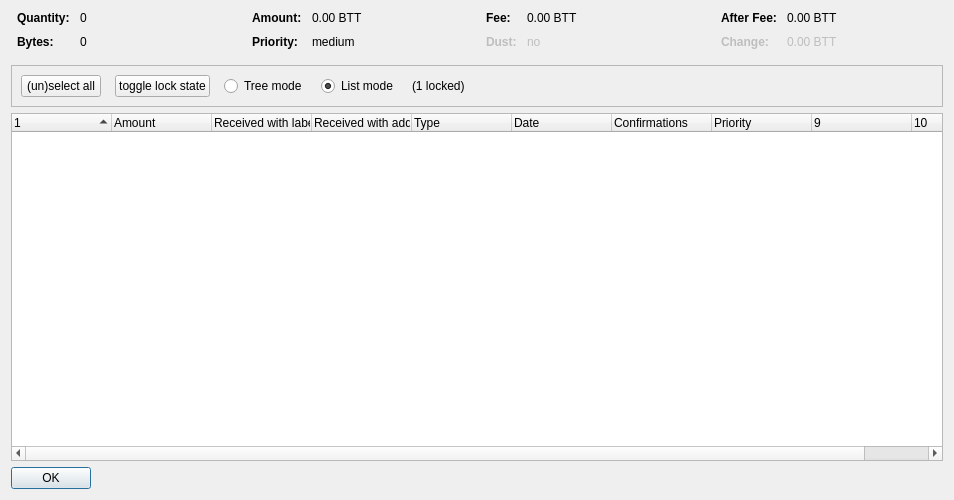
<?xml version="1.0" encoding="UTF-8"?>
<ui version="4.0">
 <class>CoinControlDialog</class>
 <widget class="QDialog" name="CoinControlDialog">
  <property name="geometry">
   <rect>
    <x>0</x>
    <y>0</y>
    <width>954</width>
    <height>500</height>
   </rect>
  </property>
  <property name="windowTitle">
   <string>Coin Selection</string>
  </property>
  <layout class="QVBoxLayout" name="verticalLayout">
   <item>
    <layout class="QHBoxLayout" name="horizontalLayoutTop" stretch="0,0,0,0">
     <property name="topMargin">
      <number>0</number>
     </property>
     <property name="bottomMargin">
      <number>10</number>
     </property>
     <item>
      <layout class="QFormLayout" name="formLayoutCoinControl1">
       <property name="horizontalSpacing">
        <number>10</number>
       </property>
       <property name="verticalSpacing">
        <number>10</number>
       </property>
       <property name="leftMargin">
        <number>6</number>
       </property>
       <property name="rightMargin">
        <number>6</number>
       </property>
       <item row="0" column="0">
        <widget class="QLabel" name="labelCoinControlQuantityText">
         <property name="font">
          <font>
           <weight>75</weight>
           <bold>true</bold>
          </font>
         </property>
         <property name="text">
          <string>Quantity:</string>
         </property>
        </widget>
       </item>
       <item row="0" column="1">
        <widget class="QLabel" name="labelCoinControlQuantity">
         <property name="cursor">
          <cursorShape>IBeamCursor</cursorShape>
         </property>
         <property name="contextMenuPolicy">
          <enum>Qt::ActionsContextMenu</enum>
         </property>
         <property name="text">
          <string notr="true">0</string>
         </property>
         <property name="textInteractionFlags">
          <set>Qt::LinksAccessibleByMouse|Qt::TextSelectableByKeyboard|Qt::TextSelectableByMouse</set>
         </property>
        </widget>
       </item>
       <item row="1" column="0">
        <widget class="QLabel" name="labelCoinControlBytesText">
         <property name="font">
          <font>
           <weight>75</weight>
           <bold>true</bold>
          </font>
         </property>
         <property name="text">
          <string>Bytes:</string>
         </property>
        </widget>
       </item>
       <item row="1" column="1">
        <widget class="QLabel" name="labelCoinControlBytes">
         <property name="cursor">
          <cursorShape>IBeamCursor</cursorShape>
         </property>
         <property name="contextMenuPolicy">
          <enum>Qt::ActionsContextMenu</enum>
         </property>
         <property name="text">
          <string notr="true">0</string>
         </property>
         <property name="textInteractionFlags">
          <set>Qt::LinksAccessibleByMouse|Qt::TextSelectableByKeyboard|Qt::TextSelectableByMouse</set>
         </property>
        </widget>
       </item>
      </layout>
     </item>
     <item>
      <layout class="QFormLayout" name="formLayoutCoinControl2">
       <property name="horizontalSpacing">
        <number>10</number>
       </property>
       <property name="verticalSpacing">
        <number>10</number>
       </property>
       <property name="leftMargin">
        <number>6</number>
       </property>
       <property name="rightMargin">
        <number>6</number>
       </property>
       <item row="0" column="0">
        <widget class="QLabel" name="labelCoinControlAmountText">
         <property name="font">
          <font>
           <weight>75</weight>
           <bold>true</bold>
          </font>
         </property>
         <property name="text">
          <string>Amount:</string>
         </property>
        </widget>
       </item>
       <item row="0" column="1">
        <widget class="QLabel" name="labelCoinControlAmount">
         <property name="cursor">
          <cursorShape>IBeamCursor</cursorShape>
         </property>
         <property name="contextMenuPolicy">
          <enum>Qt::ActionsContextMenu</enum>
         </property>
         <property name="text">
          <string notr="true">0.00 BTT</string>
         </property>
         <property name="textInteractionFlags">
          <set>Qt::LinksAccessibleByMouse|Qt::TextSelectableByKeyboard|Qt::TextSelectableByMouse</set>
         </property>
        </widget>
       </item>
       <item row="1" column="0">
        <widget class="QLabel" name="labelCoinControlPriorityText">
         <property name="font">
          <font>
           <weight>75</weight>
           <bold>true</bold>
          </font>
         </property>
         <property name="text">
          <string>Priority:</string>
         </property>
        </widget>
       </item>
       <item row="1" column="1">
        <widget class="QLabel" name="labelCoinControlPriority">
         <property name="cursor">
          <cursorShape>IBeamCursor</cursorShape>
         </property>
         <property name="contextMenuPolicy">
          <enum>Qt::ActionsContextMenu</enum>
         </property>
         <property name="text">
          <string>medium</string>
         </property>
         <property name="textInteractionFlags">
          <set>Qt::LinksAccessibleByMouse|Qt::TextSelectableByKeyboard|Qt::TextSelectableByMouse</set>
         </property>
        </widget>
       </item>
      </layout>
     </item>
     <item>
      <layout class="QFormLayout" name="formLayoutCoinControl3">
       <property name="horizontalSpacing">
        <number>10</number>
       </property>
       <property name="verticalSpacing">
        <number>10</number>
       </property>
       <property name="leftMargin">
        <number>6</number>
       </property>
       <property name="rightMargin">
        <number>6</number>
       </property>
       <item row="0" column="0">
        <widget class="QLabel" name="labelCoinControlFeeText">
         <property name="font">
          <font>
           <weight>75</weight>
           <bold>true</bold>
          </font>
         </property>
         <property name="text">
          <string>Fee:</string>
         </property>
        </widget>
       </item>
       <item row="0" column="1">
        <widget class="QLabel" name="labelCoinControlFee">
         <property name="cursor">
          <cursorShape>IBeamCursor</cursorShape>
         </property>
         <property name="contextMenuPolicy">
          <enum>Qt::ActionsContextMenu</enum>
         </property>
         <property name="text">
          <string notr="true">0.00 BTT</string>
         </property>
         <property name="textInteractionFlags">
          <set>Qt::LinksAccessibleByMouse|Qt::TextSelectableByKeyboard|Qt::TextSelectableByMouse</set>
         </property>
        </widget>
       </item>
       <item row="1" column="0">
        <widget class="QLabel" name="labelCoinControlLowOutputText">
         <property name="enabled">
          <bool>false</bool>
         </property>
         <property name="font">
          <font>
           <weight>75</weight>
           <bold>true</bold>
          </font>
         </property>
         <property name="text">
          <string>Dust:</string>
         </property>
        </widget>
       </item>
       <item row="1" column="1">
        <widget class="QLabel" name="labelCoinControlLowOutput">
         <property name="enabled">
          <bool>false</bool>
         </property>
         <property name="cursor">
          <cursorShape>IBeamCursor</cursorShape>
         </property>
         <property name="contextMenuPolicy">
          <enum>Qt::ActionsContextMenu</enum>
         </property>
         <property name="text">
          <string>no</string>
         </property>
         <property name="textInteractionFlags">
          <set>Qt::LinksAccessibleByMouse|Qt::TextSelectableByKeyboard|Qt::TextSelectableByMouse</set>
         </property>
        </widget>
       </item>
      </layout>
     </item>
     <item>
      <layout class="QFormLayout" name="formLayoutCoinControl4">
       <property name="horizontalSpacing">
        <number>10</number>
       </property>
       <property name="verticalSpacing">
        <number>10</number>
       </property>
       <property name="leftMargin">
        <number>6</number>
       </property>
       <property name="rightMargin">
        <number>6</number>
       </property>
       <item row="0" column="0">
        <widget class="QLabel" name="labelCoinControlAfterFeeText">
         <property name="font">
          <font>
           <weight>75</weight>
           <bold>true</bold>
          </font>
         </property>
         <property name="text">
          <string>After Fee:</string>
         </property>
        </widget>
       </item>
       <item row="0" column="1">
        <widget class="QLabel" name="labelCoinControlAfterFee">
         <property name="cursor">
          <cursorShape>IBeamCursor</cursorShape>
         </property>
         <property name="contextMenuPolicy">
          <enum>Qt::ActionsContextMenu</enum>
         </property>
         <property name="text">
          <string notr="true">0.00 BTT</string>
         </property>
         <property name="textInteractionFlags">
          <set>Qt::LinksAccessibleByMouse|Qt::TextSelectableByKeyboard|Qt::TextSelectableByMouse</set>
         </property>
        </widget>
       </item>
       <item row="1" column="0">
        <widget class="QLabel" name="labelCoinControlChangeText">
         <property name="enabled">
          <bool>false</bool>
         </property>
         <property name="font">
          <font>
           <weight>75</weight>
           <bold>true</bold>
          </font>
         </property>
         <property name="text">
          <string>Change:</string>
         </property>
        </widget>
       </item>
       <item row="1" column="1">
        <widget class="QLabel" name="labelCoinControlChange">
         <property name="enabled">
          <bool>false</bool>
         </property>
         <property name="cursor">
          <cursorShape>IBeamCursor</cursorShape>
         </property>
         <property name="contextMenuPolicy">
          <enum>Qt::ActionsContextMenu</enum>
         </property>
         <property name="text">
          <string notr="true">0.00 BTT</string>
         </property>
         <property name="textInteractionFlags">
          <set>Qt::LinksAccessibleByMouse|Qt::TextSelectableByKeyboard|Qt::TextSelectableByMouse</set>
         </property>
        </widget>
       </item>
      </layout>
     </item>
    </layout>
   </item>
   <item>
    <widget class="QFrame" name="frame">
     <property name="minimumSize">
      <size>
       <width>0</width>
       <height>40</height>
      </size>
     </property>
     <property name="frameShape">
      <enum>QFrame::StyledPanel</enum>
     </property>
     <property name="frameShadow">
      <enum>QFrame::Sunken</enum>
     </property>
     <layout class="QHBoxLayout" name="horizontalLayout">
      <item>
       <layout class="QHBoxLayout" name="horizontalLayoutPanel" stretch="0,0,0,0,0,0">
        <property name="spacing">
         <number>14</number>
        </property>
        <item>
         <widget class="QPushButton" name="pushButtonSelectAll">
          <property name="sizePolicy">
           <sizepolicy hsizetype="Maximum" vsizetype="Fixed">
            <horstretch>0</horstretch>
            <verstretch>0</verstretch>
           </sizepolicy>
          </property>
          <property name="text">
           <string>(un)select all</string>
          </property>
          <property name="autoDefault">
           <bool>false</bool>
          </property>
         </widget>
        </item>
        <item>
         <widget class="QPushButton" name="pushButtonToggleLock">
          <property name="sizePolicy">
           <sizepolicy hsizetype="Maximum" vsizetype="Fixed">
            <horstretch>0</horstretch>
            <verstretch>0</verstretch>
           </sizepolicy>
          </property>
          <property name="text">
           <string>toggle lock state</string>
          </property>
          <property name="autoDefault">
           <bool>false</bool>
          </property>
         </widget>
        </item>
        <item>
         <widget class="QRadioButton" name="radioTreeMode">
          <property name="sizePolicy">
           <sizepolicy hsizetype="Maximum" vsizetype="Fixed">
            <horstretch>0</horstretch>
            <verstretch>0</verstretch>
           </sizepolicy>
          </property>
          <property name="text">
           <string>Tree mode</string>
          </property>
         </widget>
        </item>
        <item>
         <widget class="QRadioButton" name="radioListMode">
          <property name="sizePolicy">
           <sizepolicy hsizetype="Maximum" vsizetype="Fixed">
            <horstretch>0</horstretch>
            <verstretch>0</verstretch>
           </sizepolicy>
          </property>
          <property name="text">
           <string>List mode</string>
          </property>
          <property name="checked">
           <bool>true</bool>
          </property>
         </widget>
        </item>
        <item>
         <widget class="QLabel" name="labelLocked">
          <property name="text">
           <string>(1 locked)</string>
          </property>
         </widget>
        </item>
        <item>
         <spacer name="horizontalSpacer">
          <property name="orientation">
           <enum>Qt::Horizontal</enum>
          </property>
          <property name="sizeHint" stdset="0">
           <size>
            <width>40</width>
            <height>20</height>
           </size>
          </property>
         </spacer>
        </item>
       </layout>
      </item>
     </layout>
    </widget>
   </item>
   <item>
    <widget class="CoinControlTreeWidget" name="treeWidget">
     <property name="contextMenuPolicy">
      <enum>Qt::CustomContextMenu</enum>
     </property>
     <property name="sortingEnabled">
      <bool>false</bool>
     </property>
     <property name="columnCount">
      <number>10</number>
     </property>
     <attribute name="headerShowSortIndicator" stdset="0">
      <bool>true</bool>
     </attribute>
     <attribute name="headerStretchLastSection">
      <bool>false</bool>
     </attribute>
     <column>
      <property name="text">
       <string/>
      </property>
     </column>
     <column>
      <property name="text">
       <string>Amount</string>
      </property>
     </column>
     <column>
      <property name="text">
       <string>Received with label</string>
      </property>
     </column>
     <column>
      <property name="text">
       <string>Received with address</string>
      </property>
     </column>
     <column>
      <property name="text">
       <string>Type</string>
      </property>
     </column>
     <column>
      <property name="text">
       <string>Date</string>
      </property>
     </column>
     <column>
      <property name="text">
       <string>Confirmations</string>
      </property>
      <property name="toolTip">
       <string>Confirmed</string>
      </property>
     </column>
     <column>
      <property name="text">
       <string>Priority</string>
      </property>
     </column>
     <column>
      <property name="text">
       <string/>
      </property>
     </column>
     <column>
      <property name="text">
       <string/>
      </property>
     </column>
    </widget>
   </item>
   <item>
    <widget class="QDialogButtonBox" name="buttonBox">
     <property name="sizePolicy">
      <sizepolicy hsizetype="Maximum" vsizetype="Fixed">
       <horstretch>0</horstretch>
       <verstretch>0</verstretch>
      </sizepolicy>
     </property>
     <property name="orientation">
      <enum>Qt::Horizontal</enum>
     </property>
     <property name="standardButtons">
      <set>QDialogButtonBox::Ok</set>
     </property>
    </widget>
   </item>
  </layout>
 </widget>
 <customwidgets>
  <customwidget>
   <class>CoinControlTreeWidget</class>
   <extends>QTreeWidget</extends>
   <header>coincontroltreewidget.h</header>
  </customwidget>
 </customwidgets>
 <resources/>
 <connections/>
</ui>
